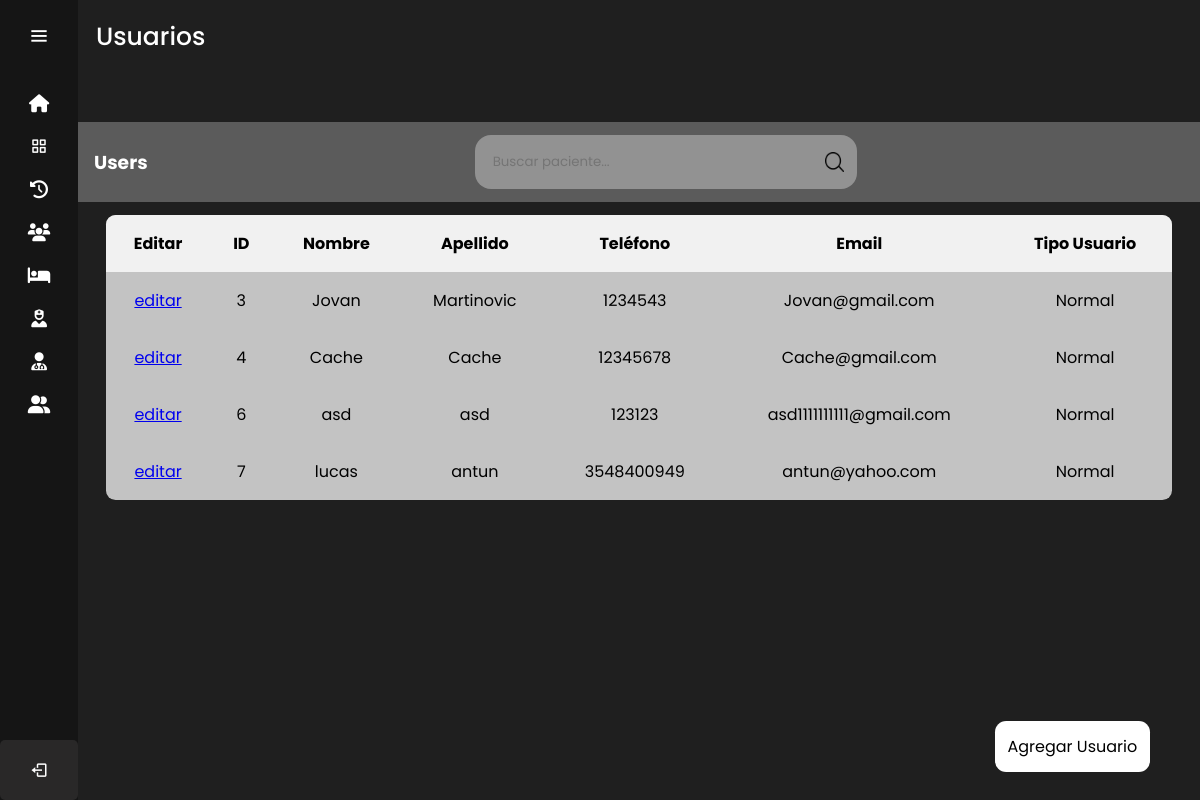
/users/ (signed in), run on the app's committed database.
### sitio/models.py (models this page shows)
class User(models.Model):
    nombre=models.CharField(max_length=50)
    apellido=models.CharField(max_length=100)
    telefono=models.CharField(max_length=15)
    email=models.EmailField()
    contraseña=models.CharField(max_length=50 )
    tipo_user=models.BooleanField(default=False)

### sitio/views.py (the view)
# urls.py: path('users/',login_required(views.users),name='users'),
def users (request):
    users = User.objects.all()
    return render(request, 'users.html',{'users': users})

### sitio/templates/users.html (shortened to what this page needs)
{% extends 'layouts/nav.html' %} {% load static %} {% block content %}
<head>
    <link rel="stylesheet" href="{% static '/styles/tabla_paciente_styles.css' %}">
</head>
    <div class="text">Usuarios</div>
    <div class="agregar_users">
        <a href="/agregar_users">Agregar Usuario</a>
    </div>
    <div class="table">
        <section class="table__header">
            <h1>Users</h1>
            <div class="input-group">
                <input type="search" placeholder="Buscar paciente...">
                <img src="../static/images/search.png" alt="">
            </div>
        </section>
        <section class="table__body">
            <table>
                <thead>
                    <tr>
                        <th> Editar</th>
                        <th> ID</th>
                        <th> Nombre</th>
                        <th> Apellido</th>
                        <th> Teléfono</th>
                        <th> Email</th>
                        <th> Tipo Usuario</th>
                    </tr>
                </thead>
                {% for user in users %}
                <tbody>
                    <tr>
                        <td> <a href="{% url 'editar_users' user.id %}""> editar</a></td>
                        <td> {{  user.id  }} </td>
                        <td> {{  user.nombre }}</td>
                        <td> {{  user.apellido }}</td>
                        <td> {{  user.telefono }} </td>
                        <td> {{  user.email }}</td>
                        {% if tipo_user %}
                        <td> Admin </td>
                        {% else %}
                        <td> Normal </td>
                        {% endif %}
                    </tr>
                </tbody>
                {% endfor %}
            </table>
        </section>
    </div>
{% endblock %}

### sitio/static/Styles/nav_styles.css (style rules this page uses)
body { position: relative; }
:root { --color-default:#151515; --color-second:#292828; --color-white:#fff; --color-body:#1F1F1F; --color-light:#e0e0e0; --color-text:#fff; }
* { padding: 0%; margin: 0%; box-sizing: border-box; font-family: 'Poppins', sans-serif; }
body { min-height: 100vh; }
.home-section .text { display: inline-block; color:var(--color-text); font-size: 25px; font-weight: 500; margin: 18px; }

### sitio/static/Styles/tabla_paciente_styles.css (style rules this page uses)
body { position: relative; }
.table { margin: 3em auto 0; padding-bottom: 3em; }
.table__header { width: 100%; height: 10%; background-color: #fff4; padding: .8rem 1rem; display: flex; justify-content: space-between; align-items: center; }
.table__header h1 { color: #fff; }
.table__header .input-group { width: 35%; height: 100%; background-color: #fff5; padding: 0 .8rem; border-radius: 1rem; display: flex; justify-content: center; align-items: center; transition: .2s; }
.table__header .input-group img { width: 1.2rem; height: 1.2rem; }
.table__header .input-group input { width: 100%; padding: 0 .5rem 0 .3rem; background-color: transparent; border: none; outline: none; }
.table__body { width: 95%; max-height: calc(89% - 1.6rem); background-color: #fffb; margin: .8rem auto; border-radius: .6rem; overflow: auto; overflow: overlay; }
table { width: 100%; }
table, th, td { border-collapse: collapse; padding: 1rem; text-align: center; }
thead th { position: sticky; top: 0; left: 0; background-color: rgba(255, 255, 255, 0.767); cursor: pointer; text-transform: capitalize; }
tbody tr { --delay: .1s; transition: .5s ease-in-out var(--delay), background-color 0s; }
tbody tr td, tbody tr td p, tbody tr td img { transition: .2s ease-in-out; }
.agregar_users a { text-decoration: none; color: black; }
.agregar_users { padding: .8em; border-radius: .7em; background-color: white; position: absolute; bottom: 28px; right: 50px; }

### data on the page
User: id "3", nombre "Jovan", apellido "Martinovic", telefono "1234543", email "Jovan@gmail.com"
User: id "4", nombre "Cache", apellido "Cache", telefono "12345678", email "Cache@gmail.com"
User: id "6", nombre "asd", apellido "asd", telefono "123123", email "asd1111111111@gmail.com"
User: id "7", nombre "lucas", apellido "antun", telefono "3548400949", email "antun@yahoo.com"
